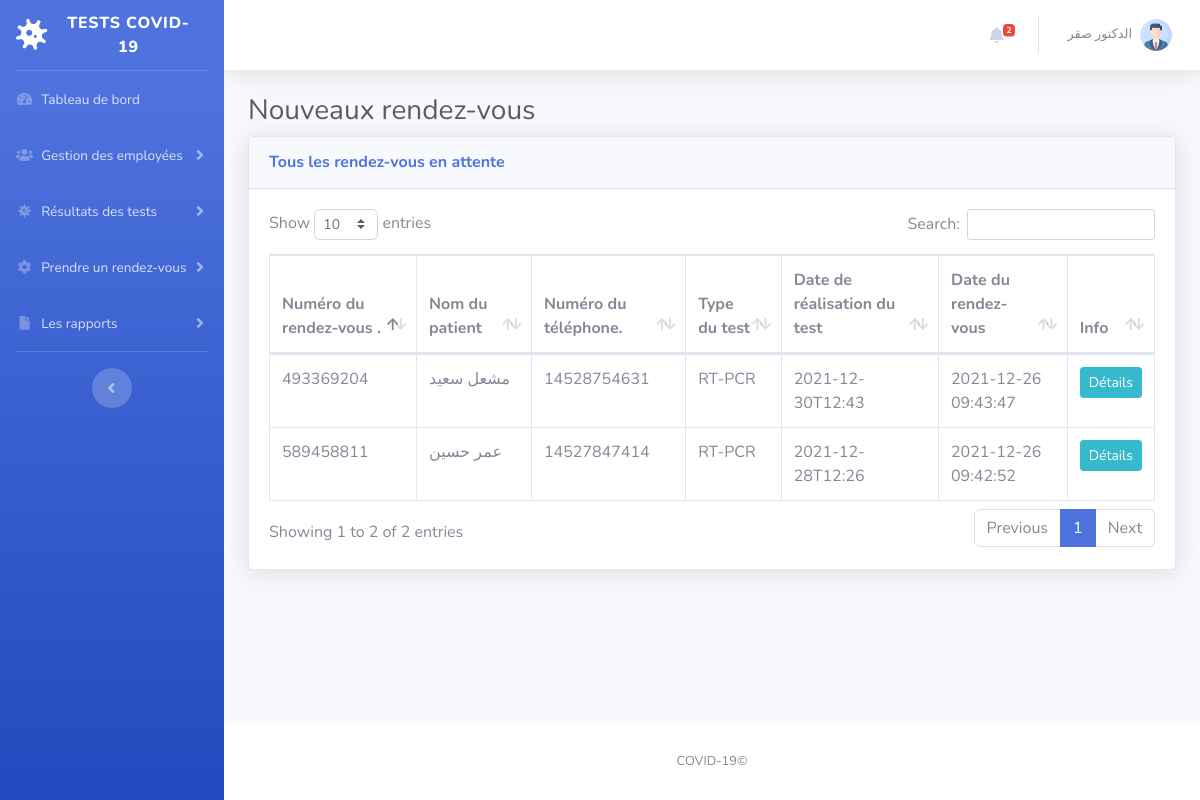
The page /new-test.php (signed in) on the database its author committed.
### tables this page shows
CREATE TABLE `tbltestrecord` (
  `id` int(11) NOT NULL,
  `OrderNumber` bigint(14) DEFAULT NULL,
  `PatientMobileNumber` bigint(14) DEFAULT NULL,
  `TestType` varchar(100) DEFAULT NULL,
  `TestTimeSlot` varchar(120) DEFAULT NULL,
  `ReportStatus` varchar(100) DEFAULT NULL,
  `FinalReport` varchar(150) DEFAULT NULL,
  `ReportUploadTime` varchar(200) DEFAULT NULL,
  `RegistrationDate` timestamp NULL DEFAULT current_timestamp(),
  `AssignedtoEmpId` varchar(150) DEFAULT NULL,
  `AssigntoName` varchar(180) DEFAULT NULL,
  `AssignedTime` varchar(100) DEFAULT NULL
);

CREATE TABLE `tblpatients` (
  `id` int(11) NOT NULL,
  `FullName` varchar(120) DEFAULT NULL,
  `MobileNumber` bigint(12) DEFAULT NULL,
  `DateOfBirth` date DEFAULT NULL,
  `GovtIssuedId` varchar(150) DEFAULT NULL,
  `GovtIssuedIdNo` varchar(150) DEFAULT NULL,
  `FullAddress` varchar(255) DEFAULT NULL,
  `State` varchar(200) DEFAULT NULL,
  `RegistrationDate` timestamp NOT NULL DEFAULT current_timestamp()
);

### new-test.php (the view, shortened to what this page needs)
<?php session_start();
include_once('includes/config.php');
if (strlen($_SESSION['aid']==0)) {
  header('location:logout.php');
  } else{
?>
<!DOCTYPE html>
<html lang="en">
<head>
    <link href="vendor/fontawesome-free/css/all.min.css" rel="stylesheet" type="text/css">
    <link href="css/sb-admin-2.min.css" rel="stylesheet">
    <link href="vendor/datatables/dataTables.bootstrap4.min.css" rel="stylesheet">
</head>
<body id="page-top">
    <div id="wrapper">
  <?php include_once('includes/sidebar.php');?>
        <div id="content-wrapper" class="d-flex flex-column">
            <div id="content">
<?php include_once('includes/topbar.php');?>
                <div class="container-fluid">
                    <h1 class="h3 mb-2 text-gray-800"> Nouveaux rendez-vous </h1>
                    <div class="card shadow mb-4">
                        <div class="card-header py-3">
                            <h6 class="m-0 font-weight-bold text-primary">Tous les rendez-vous en attente</h6>
                        </div>
                        <div class="card-body">
                            <div class="table-responsive">
                                <form name="assignto" method="post">
                    <table class="table table-bordered" id="dataTable" width="100%" cellspacing="0">
                                    <thead>
                                        <tr>
                                            <th>Numéro du rendez-vous .</th>
                                            <th> Nom du patient</th>
                                            <th> Numéro du téléphone.</th>
                                            <th> Type du test</th>
                                            <th> Date de réalisation du test </th>
                                            <th>  Date du rendez-vous</th>
                                            <th>Info</th>
                                        </tr>
                                    </thead>
                                    <tbody>
<?php $query=mysqli_query($con,"select tbltestrecord.OrderNumber,tblpatients.FullName,tblpatients.MobileNumber,tbltestrecord.TestType,tbltestrecord.TestTimeSlot,tbltestrecord.RegistrationDate,tbltestrecord.id as testid from tbltestrecord
join tblpatients on tblpatients.MobileNumber=tbltestrecord.PatientMobileNumber
where ReportStatus is null
    ");
$cnt=1;
while($row=mysqli_fetch_array($query)){
?>
                                        <tr>
                                            <td><?php echo $row['OrderNumber'];?></td>
                                            <td><?php echo $row['FullName'];?></td>
                                            <td><?php echo $row['MobileNumber'];?></td>
                                            <td><?php echo $row['TestType'];?></td>
                                            <td><?php echo $row['TestTimeSlot'];?></td>
                                             <td><?php echo $row['RegistrationDate'];?></td>
                                            <td>
                                <a href="test-details.php?tid=<?php echo $row['testid'];?>&&oid=<?php echo $row['OrderNumber'];?>" class="btn btn-info btn-sm"> Détails </a>
                            </td>
                                        </tr>
<?php $cnt++;} ?>
                                    </tbody>
                                </table>
                                     </form>
                            </div>
                        </div>
                    </div>
                </div>
            </div>
    <?php include_once('includes/footer.php');?>
        </div>
    </div>
</body>
</html>
<?php } ?>

### includes/topbar.php (shortened to what this page needs)
      <nav class="navbar navbar-expand navbar-light bg-white topbar mb-4 static-top shadow">
            <?php if($_SESSION['aid']):?>
                    <ul class="navbar-nav ml-auto">
<?php $query=mysqli_query($con,"select * from tbltestrecord where ReportStatus is null");
$count=mysqli_num_rows($query);
?>
                        <li class="nav-item dropdown no-arrow mx-1">
                            <a class="nav-link dropdown-toggle" href="#" id="alertsDropdown" role="button"
                                data-toggle="dropdown" aria-haspopup="true" aria-expanded="false">
                                <i class="fas fa-bell fa-fw"></i>
                                <span class="badge badge-danger badge-counter"><?php echo $count;?></span>
                            </a>
                        </li>
                        <li class="nav-item dropdown no-arrow">
                            <a class="nav-link dropdown-toggle" href="#" id="userDropdown" role="button"
                                data-toggle="dropdown" aria-haspopup="true" aria-expanded="false">
                <?php
$adid=$_SESSION['aid'];
$ret1=mysqli_query($con,"select AdminName from tbladmin where ID='$adid'");
while($row1=mysqli_fetch_array($ret1)){
?>
                                <span class="mr-2 d-none d-lg-inline text-gray-600 small"><?php  echo $row1['AdminName'];?></span>
                           <?php } ?>
                                <img class="img-profile rounded-circle"
                                    src="img/profile.png">
                            </a>
                        </li>
                    </ul>
                <?php endif;?>
                </nav>

### rows shown on the page
tbltestrecord: OrderNumber "589458811", tblpatients.FullName "عمر حسين", tblpatients.MobileNumber "14527847414", TestType "RT-PCR", TestTimeSlot "2021-12-28T12:26", RegistrationDate "2021-12-26 09:42:52"
tbltestrecord: OrderNumber "493369204", tblpatients.FullName "مشعل سعيد", tblpatients.MobileNumber "14528754631", TestType "RT-PCR", TestTimeSlot "2021-12-30T12:43", RegistrationDate "2021-12-26 09:43:47"

### other values the page prints
$count "2"
$row1['AdminName'] "الدكتور صقر"
